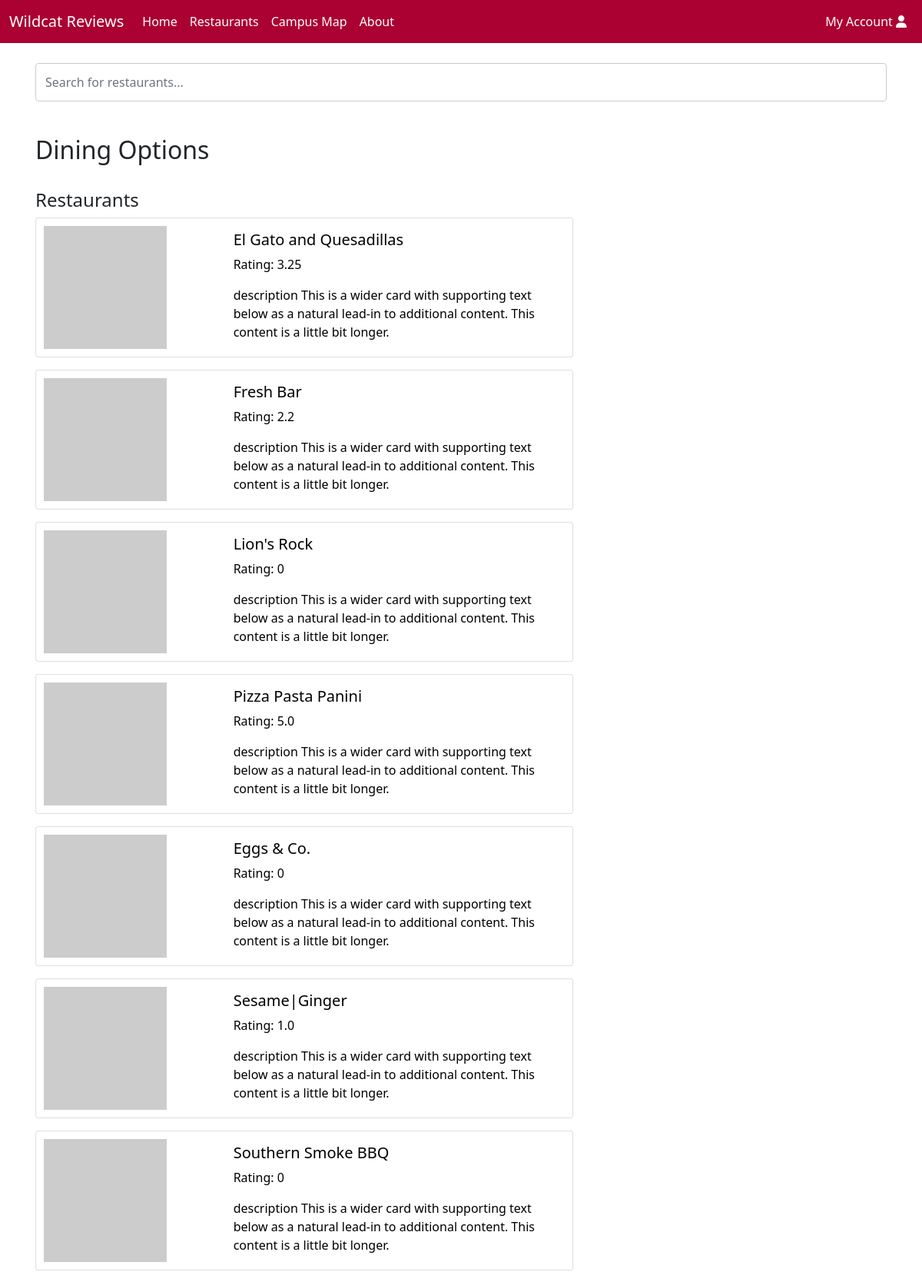
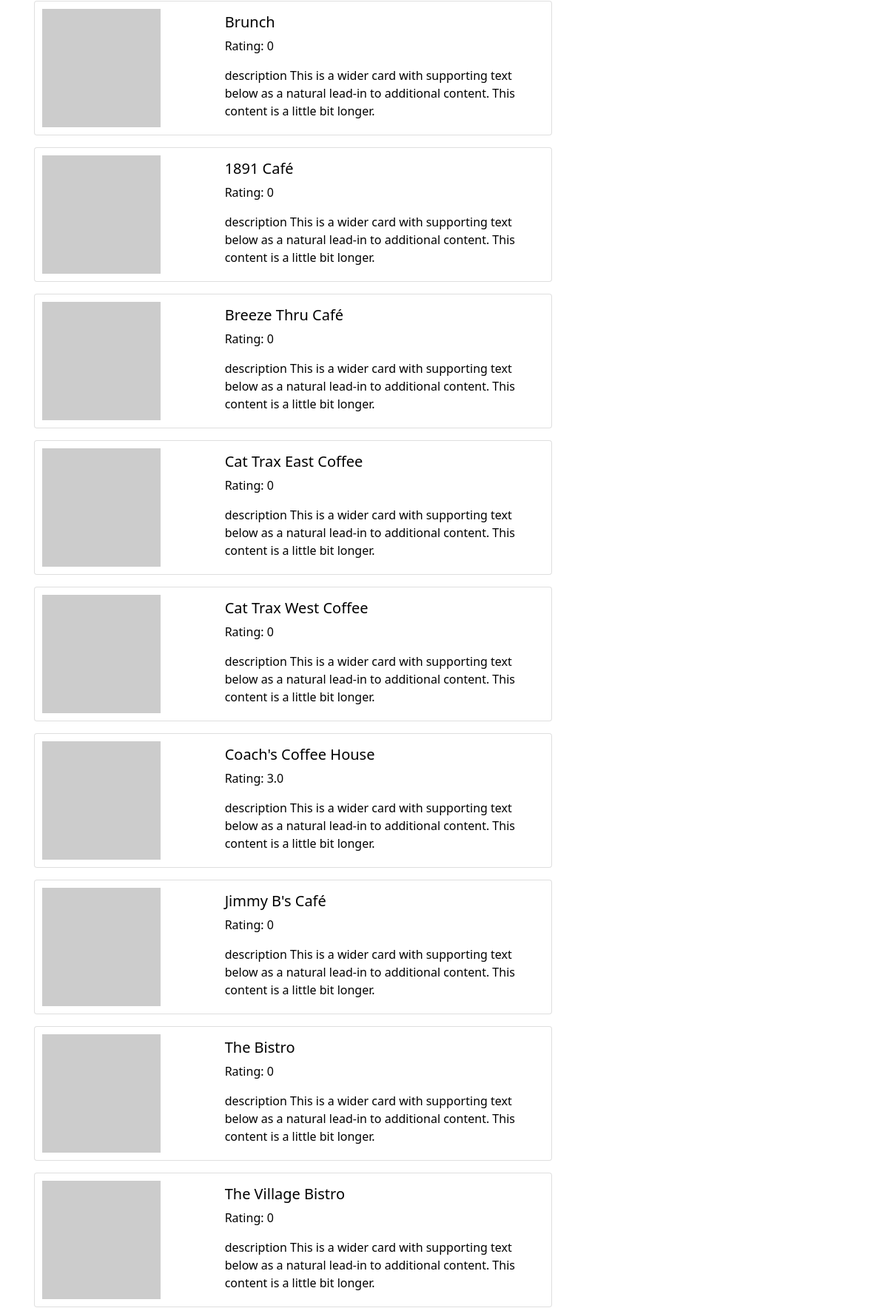
The page /restaurants/ (upper part) on the database its author committed (2 pictures, top to bottom).
### reviews/models.py (models this page shows, shortened)
class Restaurant(models.Model):
    name = models.CharField(max_length=200)
    description = models.CharField(max_length=200, default="description")
    location = models.CharField(max_length=200, default="location")
    style = models.CharField(max_length=30, default="Restaurant")
    tag = models.ManyToManyField(Tag, help_text='tags')
    def get_absolute_url(self):
        return reverse('restaurant-detail', args=[str(self.id)])
    def get_reviews(self):
        reviews = Review.objects.filter(resturaunt=self.id)
        if len(reviews) > 0: # if the restaurant has at least 1 review
            total = 0
            for review in reviews:
                total += review.rating
            return round(total/len(reviews),2)
        else:
            return 0

class Review(models.Model):
    resturaunt = models.ForeignKey(Restaurant, on_delete=models.CASCADE, null=True)
    date = models.DateTimeField( auto_now_add=True)
    username = models.CharField(max_length=200, default='user')
    text = models.CharField(max_length=3000)
    rating = models.PositiveSmallIntegerField(choices=RATINGS)

### reviews/views.py (the view)
# urls.py: path('restaurants/', views.RestaurantList, name='restaurants'),
def RestaurantList(request):
    restaurants = Restaurant.objects.all()
    restaurantsRestaurant = Restaurant.objects.filter(style='Restaurant')
    restaurantsCafe = Restaurant.objects.filter(style='Café')
    restaurantsMarket = Restaurant.objects.filter(style='Market')
    context = {
        'restaurants': restaurants,
        'restaurantsRestaurant': restaurantsRestaurant,
        'restaurantsCafe': restaurantsCafe,
        'restaurantsMarket': restaurantsMarket,
    }
    return render(request, 'reviews/restaurant_list.html', context=context)

### reviews/templates/reviews/restaurant_list.html (shortened to what this page needs)
{% extends "base_search.html" %}
{% block content %}
    <h2>Dining Options</h2>
    <br>
    <h4>Restaurants</h4>
    {% if restaurantsRestaurant %}
      {% for restaurant in restaurantsRestaurant %}
      <a id="restCard" href="{{ restaurant.get_absolute_url }}">
        <div class="card mb-3" style="max-width: 700px;">
          <div class="row no-gutters">
            <div class="col-md-4">
              <img src="https://via.placeholder.com/100" class="card-img" style="margin-left: auto; max-width: 180px; padding: 10px;">
            </div>
            <div class="col-md-8">
              <div class="card-body">
                <h5 class="card-title">{{ restaurant.name }}</h5>
                <p class="card-text">Rating: {{ restaurant.get_reviews }}</p>
                <p class="card-text">{{restaurant.description}} This is a wider card with supporting text below as a natural lead-in to additional content. This content is a little bit longer.</p>
              </div>
            </div>
          </div>
        </div>
      </a>
      {% endfor %}
    {% else %}
      <p>There are no restaurants</p>
    {% endif %}
    <br>
    <br>
{% endblock %}

### reviews/static/css/style.css (style rules this page uses)
body, html { height: 100%; }
a:link { color: #1098ad; text-decoration: none; }
#restCard { color:rgb(0, 0, 0); font-weight: normal; font-style: normal; }
.card { box-shadow: 0 0px 0px 0 rgba(0, 0, 0, 0.2); transition: 0.3s; }
* { box-sizing: border-box; }
.row:after { content: ""; display: table; clear: both; }

### rows shown on the page
Restaurant: name "El Gato and Quesadillas", get_reviews "3.25", description "description"
Restaurant: name "Fresh Bar", get_reviews "2.2", description "description"
Restaurant: name "Lion's Rock", get_reviews "0", description "description"
Restaurant: name "Pizza Pasta Panini", get_reviews "5.0", description "description"
Restaurant: name "Eggs & Co.", get_reviews "0", description "description"
Restaurant: name "Sesame|Ginger", get_reviews "1.0", description "description"
Restaurant: name "Southern Smoke BBQ", get_reviews "0", description "description"
Restaurant: name "Brunch", get_reviews "0", description "description"
Restaurant: name "1891 Café", get_reviews "0", description "description"
Restaurant: name "Breeze Thru Café", get_reviews "0", description "description"
Restaurant: name "Cat Trax East Coffee", get_reviews "0", description "description"
Restaurant: name "Cat Trax West Coffee", get_reviews "0", description "description"
Restaurant: name "Coach's Coffee House", get_reviews "3.0", description "description"
Restaurant: name "Jimmy B's Café", get_reviews "0", description "description"
Restaurant: name "The Bistro", get_reviews "0", description "description"
Restaurant: name "The Village Bistro", get_reviews "0", description "description"
